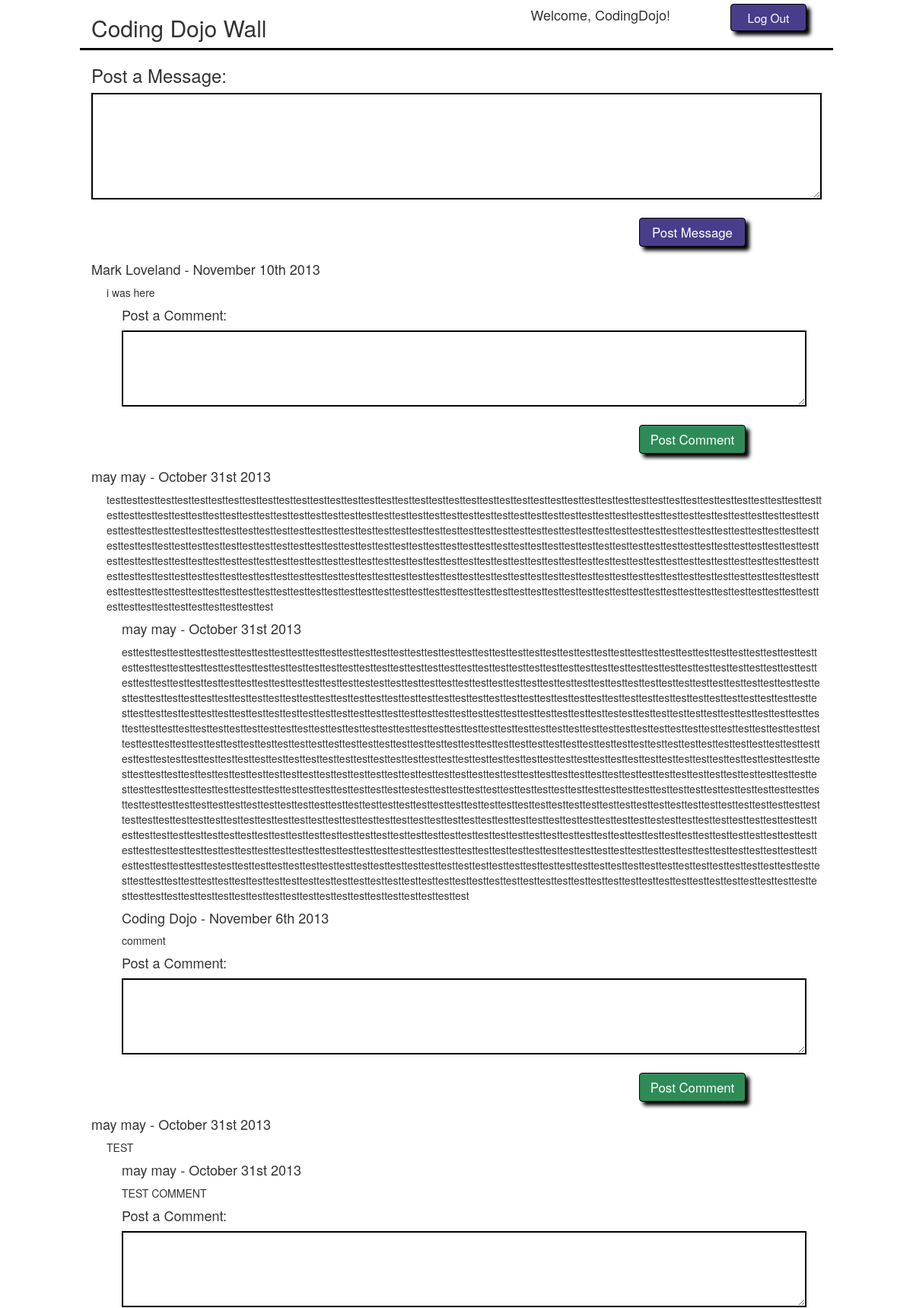
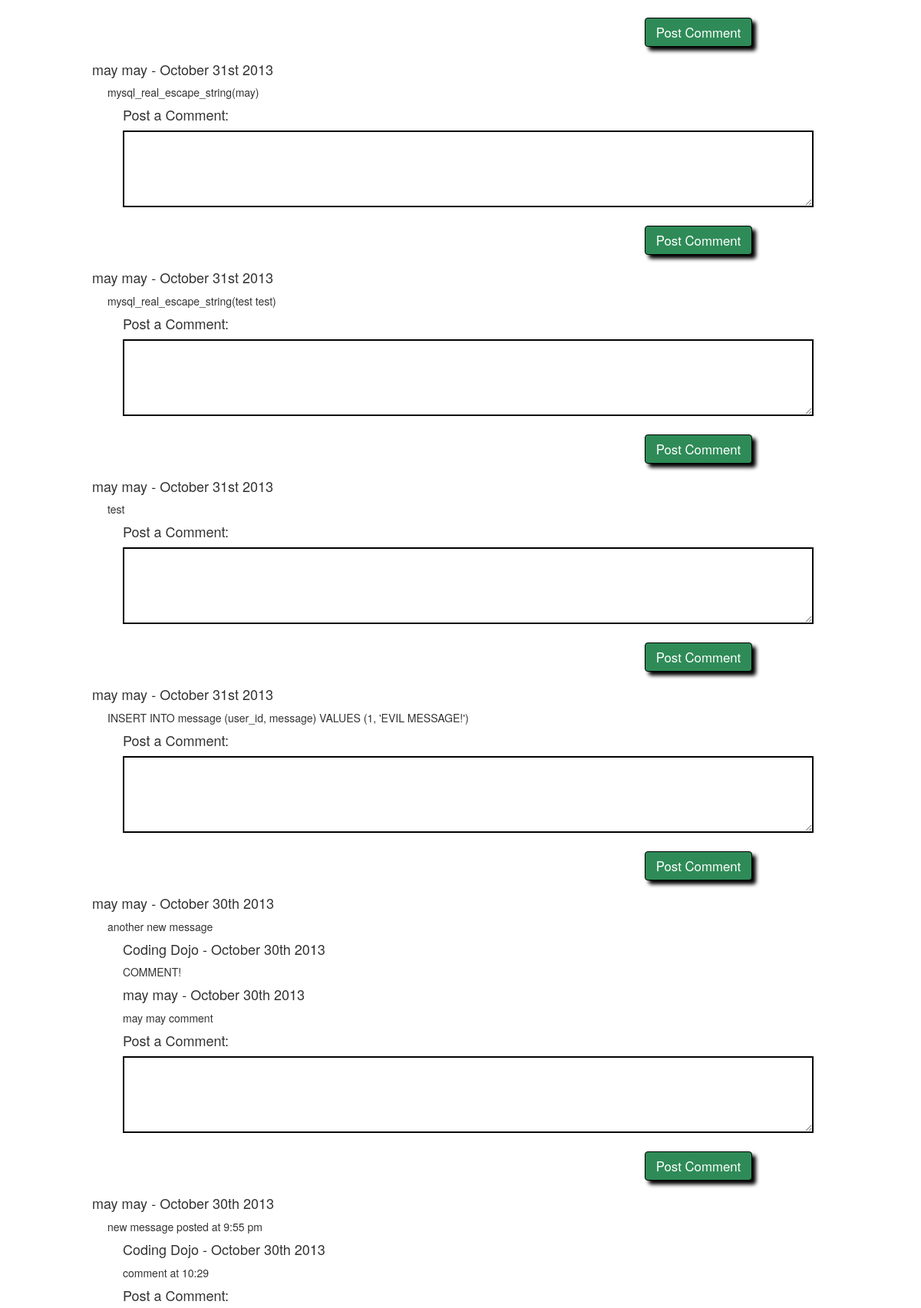
/advanced_wall/wall.php (signed in, upper part), run on the app's committed database (2 pictures, top to bottom).
### tables this page shows
CREATE TABLE `messages` (
  `id` int(11) NOT NULL AUTO_INCREMENT,
  `user_id` int(11) NOT NULL,
  `message` text,
  `created_at` datetime DEFAULT NULL,
  `updated_at` datetime DEFAULT NULL,
  PRIMARY KEY (`id`),
  KEY `fk_messages_users_idx` (`user_id`),
  CONSTRAINT `fk_messages_users` FOREIGN KEY (`user_id`) REFERENCES `users` (`id`) ON DELETE NO ACTION ON UPDATE NO ACTION
);

CREATE TABLE `users` (
  `id` int(11) NOT NULL AUTO_INCREMENT,
  `first_name` varchar(255) DEFAULT NULL,
  `last_name` varchar(255) DEFAULT NULL,
  `username` varchar(255) DEFAULT NULL,
  `password` varchar(255) DEFAULT NULL,
  `email` varchar(255) DEFAULT NULL,
  `birthdate` date DEFAULT NULL,
  `created_at` datetime DEFAULT NULL,
  `updated_at` datetime DEFAULT NULL,
  PRIMARY KEY (`id`)
);

CREATE TABLE `comments` (
  `id` int(11) NOT NULL AUTO_INCREMENT,
  `user_id` int(11) NOT NULL,
  `message_id` int(11) NOT NULL,
  `comment` text,
  `created_at` datetime DEFAULT NULL,
  `updated_at` datetime DEFAULT NULL,
  PRIMARY KEY (`id`),
  KEY `fk_comments_messages1_idx` (`message_id`),
  KEY `fk_comments_users1_idx` (`user_id`),
  CONSTRAINT `fk_comments_messages1` FOREIGN KEY (`message_id`) REFERENCES `messages` (`id`) ON DELETE NO ACTION ON UPDATE NO ACTION,
  CONSTRAINT `fk_comments_users1` FOREIGN KEY (`user_id`) REFERENCES `users` (`id`) ON DELETE NO ACTION ON UPDATE NO ACTION
);

### advanced_wall/connection.php (called while the page is built, shortened)
<?php
	function fetch_all($query)
	{
	 $data = array();
	 $result = mysql_query($query);
	 while($row = mysql_fetch_assoc($result))
	 {
	  $data[] = $row;
	 }
	 return $data;
	}
?>

### advanced_wall/wall.php (the view, shortened to what this page needs)
<?php
	require("connection.php");
?>
<!doctype html>
<html lang="en">
	<head>
		<link rel="stylesheet" type="text/css" href="http://netdna.bootstrapcdn.com/bootstrap/3.0.0/css/bootstrap.min.css">
		<link rel="stylesheet" href="register.css">
	</head>
	<body>
		<div id="wrapper">
			<div class="row" id="header">
				<?php
				if(isset($_SESSION['user_info']))
				{
					echo "<div class='col-md-7'><h2>Coding Dojo Wall</h2></div>";
					echo "<div class='col-md-3'><h4>Welcome, " . $_SESSION['user_info']['username'] . "!</h4></div>";
					echo "<div class='col-md-2'>
							<form action='process.php' method='post'>
								<input type='hidden' name='action' value='logout'>
								<input type='submit' value='Log Out' class='btn btn-primary'>
							</form>
						</div>";
				}
				?>
			</div>
			<h3>Post a Message:</h3>
			<form action="process.php" method="post">
				<textarea name="message"></textarea>
				<input type="submit" class="btn btn-primary post" id="post_message" value="Post Message">
			</form>
			<?php
			$query_messages = "SELECT users.id as user_id, users.first_name, users.last_name, messages.id as message_id, messages.message, messages.created_at
								FROM messages
								LEFT JOIN users
								ON users.id = messages.user_id
								ORDER BY messages.created_at DESC";
			$messages = fetch_all($query_messages);
			foreach($messages as $message)
			{
				echo "<div class='messages'><h4>" . $message['first_name'] . " " . $message['last_name'] . " - " .
				date('F jS Y', strtotime($message['created_at']));
				echo "</h4><p>" . $message['message'] . "</p></div>";
				$query_comments = "SELECT users.id as user_id, users.first_name, users.last_name, messages.id as message_id, comments.id as comment_id, comments.comment, comments.created_at
									FROM comments
									LEFT JOIN users
									ON users.id = comments.user_id
									LEFT JOIN messages
									ON messages.id = comments.message_id
									WHERE message_id = '{$message['message_id']}'
									ORDER BY comments.created_at ASC";
				$comments = fetch_all($query_comments);
				foreach($comments as $comment)
				{
					echo "<div class='comments'><h4>" . $comment['first_name'] . " " . $comment['last_name'] . " - " .
					date('F jS Y', strtotime($comment['created_at']));
					echo "</h4><p>" . $comment['comment'] . "</p></div>";
				}
				echo "<div class='comments'><h4>Post a Comment:</h4>";
				echo "<form action='process.php' method='post'>
				<textarea name='comment'></textarea>
				<input type='hidden' name='message_id' value = " . $message['message_id'] . ">
				<input type='hidden' name='action' value='post_comment'>
				<input type='submit' class='btn btn-primary post' id='post_comment' value='Post Comment'>
				</form></div>";
			}
			?>
		</div>
	</body>
</html>

### advanced_wall/register.css (style rules this page uses)
#wrapper { width: 960px; margin: 0 auto; }
input { margin: 5px 15px; width: 250px; border: 2px solid black; }
input.btn { width: 100px; font-size: 1.1em; background-color: darkslateblue; border: 1px solid black; box-shadow: 5px 5px 5px black; }
div#header { border-bottom: 3px solid black; }
textarea { width: 960px; height: 140px; font-size: 1.2em; border: 2px solid black; }
input.post { float: right; width: 140px; margin: 20px 100px; font-size: 1.2em; }
input#post_comment { background-color: seagreen; }
.messages { clear: both; margin-top: 30px; }
.messages p { margin-left: 20px; }
.comments { margin-left: 40px; }
.comments textarea { width: 900px; height: 100px; }
.messages p, .comments p { word-wrap: break-word; }

### data on the page
messages: user.first_name "Mark", user.last_name "Loveland", created_at "November 10th 2013", message "i was here"
messages: user.first_name "may", user.last_name "may", created_at "October 31st 2013", message "testtesttesttesttesttesttesttesttesttesttesttesttesttesttesttesttesttesttesttesttesttesttesttesttesttesttesttesttesttesttesttesttesttesttesttesttesttesttesttesttesttesttesttesttesttesttesttesttesttesttesttesttesttesttesttesttesttesttesttesttesttesttesttesttesttesttesttesttesttesttesttesttesttesttesttesttesttesttesttesttesttesttesttesttesttesttesttesttesttesttesttesttesttesttesttesttesttesttesttesttesttesttesttesttesttesttesttesttesttesttesttesttesttesttesttesttesttesttesttesttesttesttesttesttesttesttesttesttesttesttesttesttesttesttesttesttesttesttesttesttesttesttesttesttesttesttesttesttesttesttesttesttesttesttesttesttesttesttesttesttesttesttesttesttesttesttesttesttesttesttesttesttesttesttest…"
comments: user.first_name "may", user.last_name "may", created_at "October 31st 2013", comment "esttesttesttesttesttesttesttesttesttesttesttesttesttesttesttesttesttesttesttesttesttesttesttesttesttesttesttesttesttesttesttesttesttesttesttesttesttesttesttesttesttesttesttesttesttesttesttesttesttesttesttesttesttesttesttesttesttesttesttesttesttesttesttesttesttesttesttesttesttesttesttesttesttesttesttesttesttesttesttesttesttesttesttesttesttesttesttesttesttesttesttesttesttesttesttesttestesttesttesttesttesttesttesttesttesttesttesttesttesttesttesttesttesttesttesttesttesttesttesttesttesttesttesttesttesttesttesttesttesttesttesttesttesttesttesttesttesttesttesttesttesttesttesttesttesttesttesttesttesttesttesttesttesttesttesttesttesttesttesttesttesttesttesttesttesttesttesttesttesttesttesttesttesttestte…"
comments: user.first_name "Coding", user.last_name "Dojo", created_at "November 6th 2013", comment "comment"
messages: user.first_name "may", user.last_name "may", created_at "October 31st 2013", message "TEST"
comments: user.first_name "may", user.last_name "may", created_at "October 31st 2013", comment "TEST COMMENT"
messages: user.first_name "may", user.last_name "may", created_at "October 31st 2013", message "mysql_real_escape_string(may)"
messages: user.first_name "may", user.last_name "may", created_at "October 31st 2013", message "mysql_real_escape_string(test test)"
messages: user.first_name "may", user.last_name "may", created_at "October 31st 2013", message "test"
messages: user.first_name "may", user.last_name "may", created_at "October 31st 2013", message "INSERT INTO message (user_id, message) VALUES (1, 'EVIL MESSAGE!')"
messages: user.first_name "may", user.last_name "may", created_at "October 30th 2013", message "another new message"
comments: user.first_name "Coding", user.last_name "Dojo", created_at "October 30th 2013", comment "COMMENT!"
comments: user.first_name "may", user.last_name "may", created_at "October 30th 2013", comment "may may comment"
messages: user.first_name "may", user.last_name "may", created_at "October 30th 2013", message "new message posted at 9:55 pm"
comments: user.first_name "Coding", user.last_name "Dojo", created_at "October 30th 2013", comment "comment at 10:29"

### other printed values
$_SESSION['user_info']['username'] "CodingDojo"
